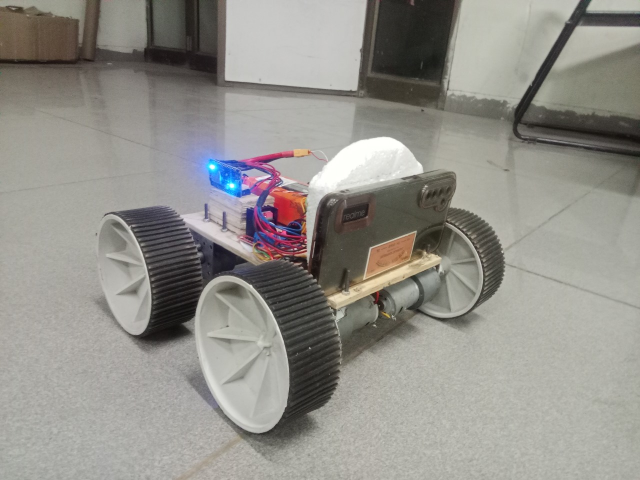
#> input picture Assets/img1.jpeg, 1280 x 960 px, given in place of video, which was not available (shown at 1/2 size)
$ python Autonomous_object_following.py
#> lines starting #> are read from the running program, lines starting #| are printed output that depends on the picture; after the words box and inside, x2 and y2 are one past the last pixel; in counts of white or black regions, pixels touching at a corner belong together; pictures that were not available may be replaced by others from this repository, and a replacement may not be noted
import cv2 as cv
import numpy as np
import time
from threading import Thread
import requests
import queue

class webCamStream:
    def __init__(self, stream_id):
#> called with stream_id = 'http://100.67.206.33:8080/video'
        self.stream_id = stream_id
        self.vCap = cv.VideoCapture(self.stream_id)

        if not self.vCap.isOpened():
            print("[Exiting]: Error accessing webcam stream.")
            exit(0)

        fps_input_stream = int(self.vCap.get(5))
        print("FPS of input stream: {}".format(fps_input_stream))

        self.grabbed, self.frame = self.vCap.read()
#> self.frame is the input picture: shape (960, 1280, 3); mean B, G, R 138.7, 144.7, 146.8

        if not self.grabbed:
            print("[Exiting] No more frames to read")
            exit(0)

        self.stopped = True
        self.t = Thread(target=self.update, args=())
        self.t.daemon = True

    def start(self):
        self.stopped = False
        self.t.start()

    def update(self):
        while True:
            if self.stopped:
                break

            self.grabbed, self.frame = self.vCap.read()
            if not self.grabbed or self.frame is None:
                print("No more frames to read or camera disconnected.")
                self.stopped = True
                break

        self.vCap.release()

    def read(self):
        return self.frame

    def stop(self):
        self.stopped = True

class ESPCommunication:
    def __init__(self, node_url):
        self.node_url = node_url
        self.command_queue = queue.Queue()
        self.last_command = None
        self.thread = Thread(target=self.process_commands, daemon=True)
        self.running = True
        self.thread.start()

    def send_command(self, command):
        if command != self.last_command:  # Avoid sending the same command repeatedly
            self.command_queue.put(command)
            self.last_command = command

    def process_commands(self):
        while self.running:
            try:
                command = self.command_queue.get(timeout=1)
                requests.post(self.node_url + command, timeout=5)
                print(f"Sent command: {command}")
            except queue.Empty:
                continue
            except requests.exceptions.RequestException as e:
                print(f"Request failed: {e}")

    def stop(self):
        self.running = False
        self.thread.join()

COLOR_BOUNDS = [
    {"name": "Yellow", "lower": [20, 100, 100], "upper": [30, 255, 255]},
    {"name": "Green", "lower": [45, 100, 20], "upper": [75, 255, 255]},
    {"name": "Blue", "lower": [110, 50, 50], "upper": [130, 255, 255]},
    {"name": "Red", "lower": [0, 100, 100], "upper": [10, 255, 255]},
    {"name": "Black", "lower": [0, 0, 0], "upper": [180, 255, 30]},
    {"name": "White", "lower": [0, 0, 200], "upper": [180, 255, 255]},
]

def nothing(x):
    pass

node_url = "http://192.168.4.1/?State="
kernel = np.ones((5, 5), np.uint8)

webcam_stream = webCamStream("http://100.67.206.33:8080/video")  #IP address of webcam
webcam_stream.start()

esp_comm = ESPCommunication(node_url)  # Initialize ESP communication thread

cv.namedWindow("Trackbars")
cv.createTrackbar("Color", "Trackbars", 0, len(COLOR_BOUNDS) - 1, nothing)

while True:
    frame = webcam_stream.read()
    if frame is None:
        print("Frame read failed. Exiting.")
        break

    frame = cv.resize(frame, (640, 480))
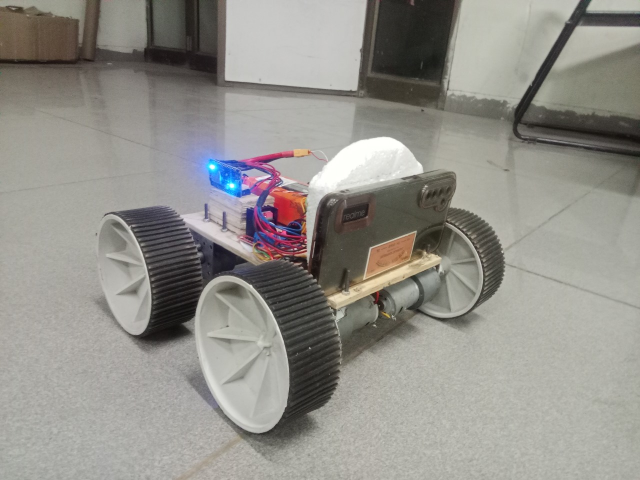
#> frame: shape (480, 640, 3); mean B, G, R 138.9, 144.8, 147
    hsv = cv.cvtColor(frame, cv.COLOR_BGR2HSV)
#> hsv: shape (480, 640, 3); mean H, S, V 35.1, 22.3, 148.6

    cv.line(frame, (320, 0), (320, 480), (255, 0, 0), 2)
    cv.line(frame, (0, 350), (640, 350), (255, 0, 0), 2)
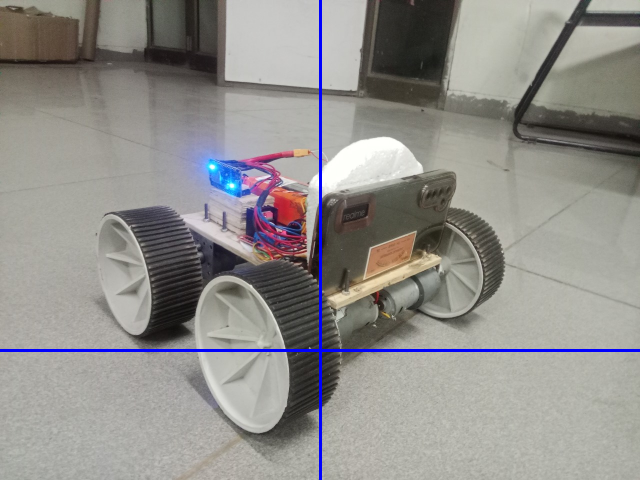
#> frame: shape (480, 640, 3); mean B, G, R 140.1, 143.2, 145.4

    color_index = cv.getTrackbarPos("Color", "Trackbars")
    selected_color = COLOR_BOUNDS[color_index]
    lower_bound = np.array(selected_color["lower"])
    upper_bound = np.array(selected_color["upper"])

    mask = cv.inRange(hsv, lower_bound, upper_bound)
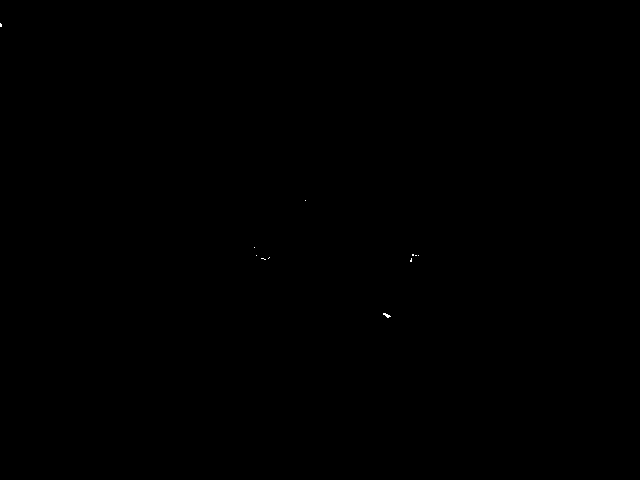
#> mask: shape (480, 640); 0.02% white in thin lines or dots, all inside (x1, y1, x2, y2) = (0, 23, 419, 318)
    mask = cv.morphologyEx(mask, cv.MORPH_CLOSE, kernel)
    mask = cv.morphologyEx(mask, cv.MORPH_OPEN, kernel)
#> mask: shape (480, 640); every value is 0

    segmented_img = cv.bitwise_and(frame, frame, mask=mask)
#> segmented_img: shape (480, 640, 3); every value is 0
    contours, _ = cv.findContours(mask.copy(), cv.RETR_EXTERNAL, cv.CHAIN_APPROX_SIMPLE)
#> contours = []

    current_command = None

    for contour in contours:
        area = cv.contourArea(contour)
        if area > 80:
            x, y, w, h = cv.boundingRect(contour)
            getX, getY = (x + (x + w)) / 2, (y + (y + h)) / 2

            cv.rectangle(frame, (x, y), (x + w, y + h), (0, 255, 0), 2)
            cv.circle(frame, (int(getX), int(getY)), 5, (0, 255, 255), -1)

            if getX < 180:
                print("LEFT")
                current_command = "R"
            elif getX > 440:
                print("RIGHT")
                current_command = "L"
            elif 180 < getX < 440 and getY < 350:
                print("FORWARD")
                current_command = "F"
            elif 180 < getX < 440 and getY > 350:
                print("BACKWARD")
                current_command = "B"
            elif 180 < getX < 440 and getY == 350:
                print("STOP")
                current_command = "S"

            if current_command:
                esp_comm.send_command(current_command)
            break
#> this loop made 0 passes

    cv.putText(frame, f"Color: {selected_color['name']}", (10, 30), cv.FONT_HERSHEY_SIMPLEX, 1, (0, 255, 0), 2)
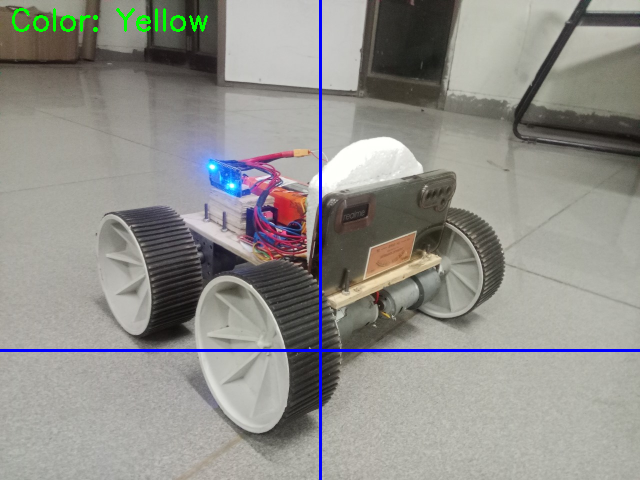
#> frame: shape (480, 640, 3); 0.42% of pixels changed, all inside (x1, y1, x2, y2) = (12, 8, 208, 32)
    cv.imshow('Frame', frame)
    cv.imshow('Mask', segmented_img)

    key = cv.waitKey(1)
#> (key q is pressed here)
    if key == ord('q'):
        esp_comm.send_command("S")  # Stop before exiting
        break

webcam_stream.stop()
esp_comm.stop()
cv.destroyAllWindows()
